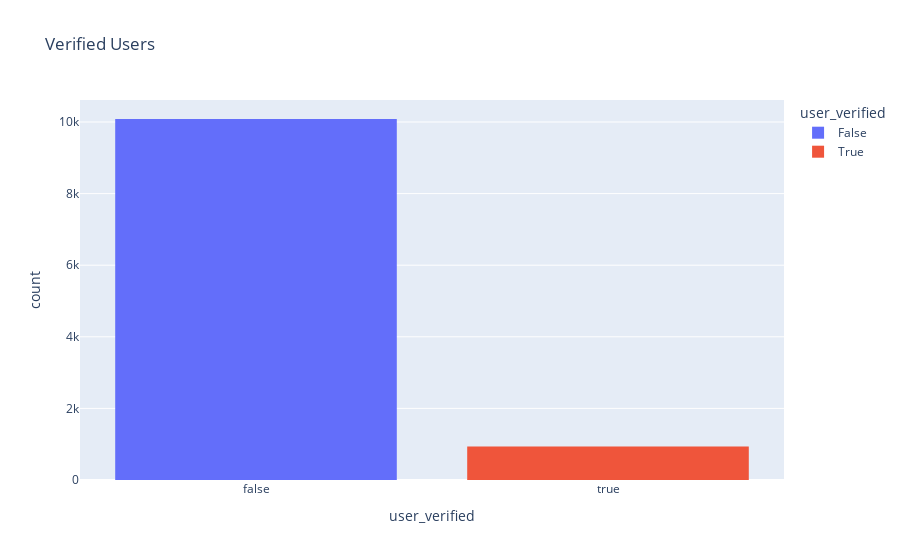

The code cell stored with this chart in its notebook:
### Code cell
px.histogram(df, x="user_verified", color="user_verified", title='Verified Users')

### Figure 1 — Plotly figure (JSON) as saved in the notebook; plotly's stock layout.template omitted (floating-point values rounded to 4 significant figures; data arrays with more than 128 entries replaced by an {"elided": "..."} marker saying what was removed)
{"data": [{"alignmentgroup": "True", "bingroup": "x", "hovertemplate": "user_verified=%{x}<br>count=%{y}<extra></extra>", "legendgroup": "False", "marker": {"color": "#636efa", "pattern": {"shape": ""}}, "name": "False", "offsetgroup": "False", "orientation": "v", "showlegend": true, "type": "histogram", "x": {"elided": "10084 bool values"}, "xaxis": "x", "yaxis": "y"}, {"alignmentgroup": "True", "bingroup": "x", "hovertemplate": "user_verified=%{x}<br>count=%{y}<extra></extra>", "legendgroup": "True", "marker": {"color": "#EF553B", "pattern": {"shape": ""}}, "name": "True", "offsetgroup": "True", "orientation": "v", "showlegend": true, "type": "histogram", "x": {"elided": "936 bool values"}, "xaxis": "x", "yaxis": "y"}], "layout": {"barmode": "relative", "legend": {"title": {"text": "user_verified"}, "tracegroupgap": 0}, "title": {"text": "Verified Users"}, "xaxis": {"anchor": "y", "categoryarray": [false, true], "categoryorder": "array", "domain": [0, 1], "title": {"text": "user_verified"}}, "yaxis": {"anchor": "x", "domain": [0, 1], "title": {"text": "count"}}}}
